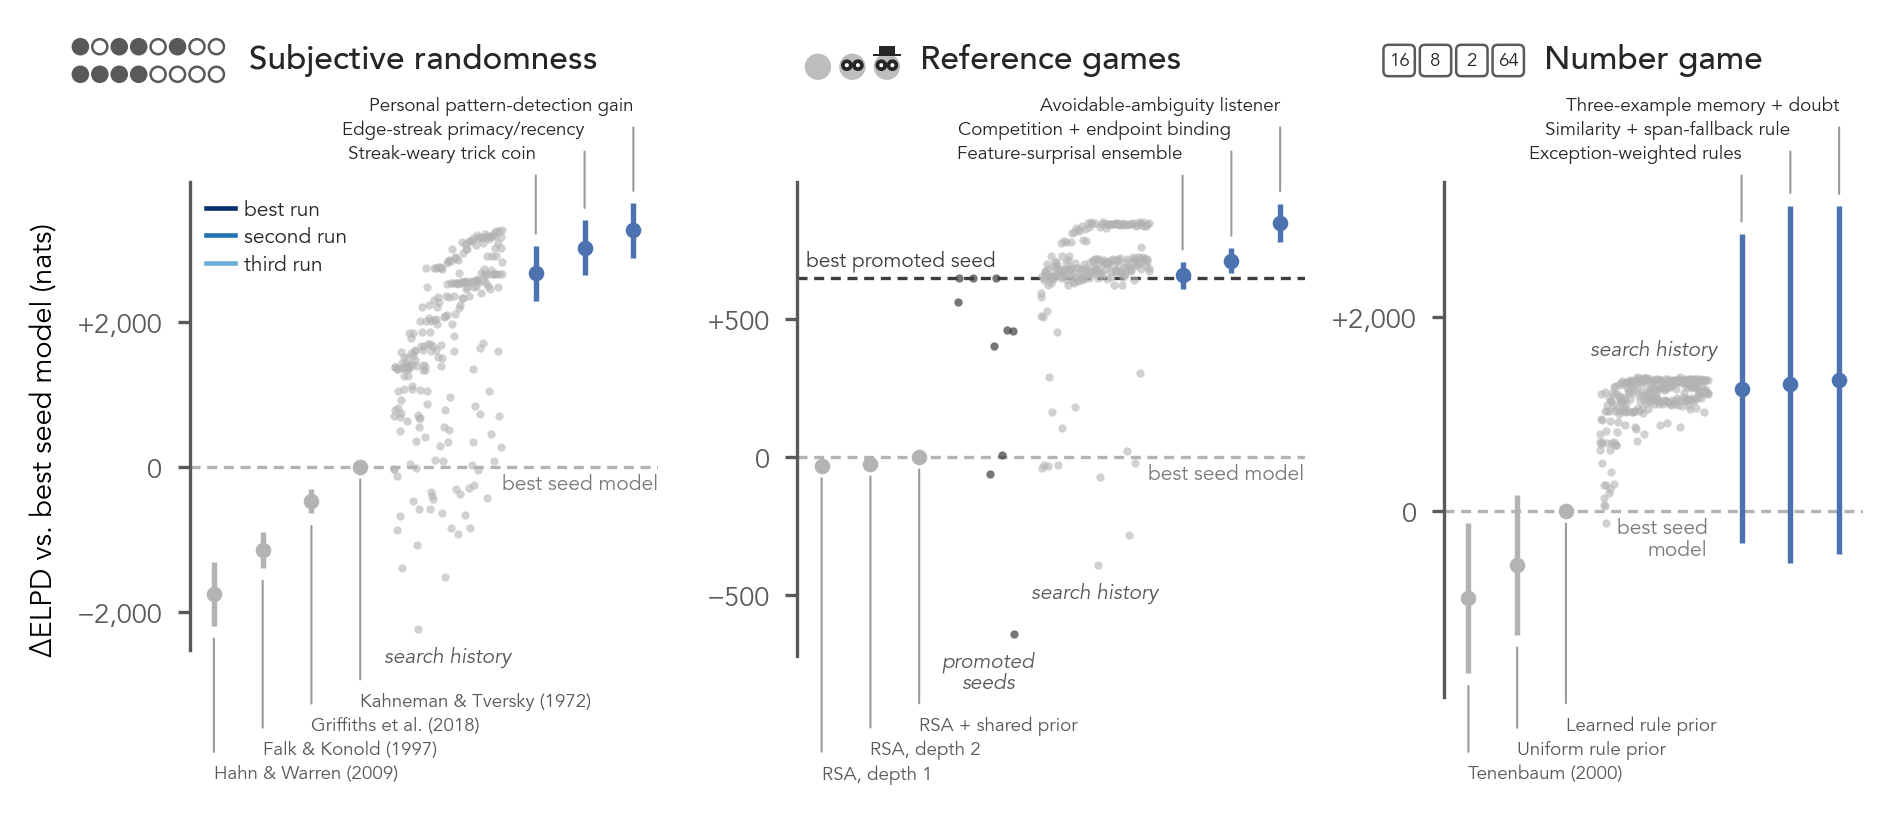

Generate this figure with Python:
"""Draft of the restyled Figure 2 (throwaway; folded into scripts/paper once the look is agreed).

Run: uv run python data/paper/work/fig2_draft/fig2_draft.py
"""
import json
from pathlib import Path

import matplotlib

matplotlib.use("Agg")
import matplotlib.font_manager as fm  # noqa: E402
import matplotlib.pyplot as plt  # noqa: E402
import numpy as np  # noqa: E402
import yaml  # noqa: E402
from fontTools.ttLib import TTCollection  # noqa: E402
from matplotlib.lines import Line2D  # noqa: E402
from matplotlib.ticker import FuncFormatter, MaxNLocator  # noqa: E402
from pyprojroot import here  # noqa: E402

from scripts.paper.figures import NG_TEST_SETS, forest_rows, number_game_unseen_view  # noqa: E402

OUT = here() / "data" / "paper" / "work" / "fig2_draft"

# --- house style (rational-reps plot_utils: Avenir, its palette, open axes) ---
AVENIR = Path.home() / ".fonts" / "Avenir.ttc"
FACES = {"Avenir Book": 0, "Avenir Book Oblique": 1, "Avenir Medium": 8}  # TTC face indices


def setup_style():
    """Avenir Book for text, Medium for titles, Book Oblique for italics. matplotlib reads only
    a TTC's first face, so each face is written out once as its own TTF."""
    collection = TTCollection(str(AVENIR))
    for name, index in FACES.items():
        path = OUT / "fonts" / f"{name.replace(' ', '')}.ttf"
        if not path.exists():
            path.parent.mkdir(parents=True, exist_ok=True)
            collection.fonts[index].save(str(path))
        fm.fontManager.addfont(str(path))
    plt.rcParams.update({
        "font.family": "Avenir", "pdf.fonttype": 42, "ps.fonttype": 42, "mathtext.fontset": "cm",
        "axes.spines.top": False, "axes.spines.right": False,
        "axes.linewidth": 0.8, "xtick.major.width": 0.8, "ytick.major.width": 0.8,
        "xtick.major.size": 3, "ytick.major.size": 3,
        "font.size": 7, "axes.titlesize": 8, "axes.labelsize": 7,
        "xtick.labelsize": 6.5, "ytick.labelsize": 6.5, "legend.fontsize": 6.5,
        "axes.edgecolor": INK_2, "xtick.color": INK_2, "ytick.color": INK_2, "text.color": INK,
    })


INK, INK_2 = "#262626", "#595959"
BLUE, ORANGE, PURPLE, GRAY, GREEN = "#4C72B0", "#DD8452", "#8172B3", "#8C8C8C", "#55A868"  # rational-reps palette
COLOR_DISCOVERED, COLOR_SEED, COLOR_PROMOTED, COLOR_OTHER = BLUE, "#b3b3b3", "#3d3d3d", "#b3b3b3"
SEED_LABEL = "#7a7a7a"  # the best seed line's label: darker than the line, to read
TITLE_FONT = {"family": "Avenir", "weight": "medium"}

TITLES = {"subjective_randomness": "Subjective randomness", "rsa": "Reference games",
          "number_game": "Number game"}


def subtitle(domain, data):
    return {"subjective_randomness": "LOO, all runs pooled · 23,104 trials",
            "rsa": "pre-registered held-out experiment · 14,404 trials",
            "number_game": f"{NG_TEST_SETS[NG_TEST_SET]} · {data['n_responses']:,} responses"}[domain]


# --- data --------------------------------------------------------------------

def load():
    fd = here() / "data" / "paper" / "figure_data"
    data = {d: json.loads((fd / f"{d}.json").read_text()) for d in TITLES}
    # The number game is scored on what no run drew (Figure 2's column; scripts/paper/figures.py).
    unseen = json.loads((here() / "data/paper/number_game_unseen_items.json").read_text())
    data["number_game"] = number_game_unseen_view(data["number_game"], unseen, NG_TEST_SET)
    data["number_game"]["n_responses"] = unseen[NG_TEST_SET]["n_responses"]
    names = yaml.safe_load((here() / "scripts/paper/model_names.yaml").read_text())
    papers = yaml.safe_load((here() / "scripts/paper/seed_papers.yaml").read_text())
    return data, names, papers


def rsa_vs_textbook(rows, data):
    """Re-zero reference games on the best textbook seed (Frank & Goodman's RSA with a shared
    prior): every value shifted. The winners keep the SE of the pre-registered test (paired with
    the best promoted seed, whose line the figure draws); the seeds' SEs are dropped."""
    shift = -data["best_textbook"]["diff"]
    out = []
    for r in rows:
        r = dict(r)
        if r["kind"] == "winner":
            r["diff"] += shift
        elif r["kind"] == "nonwinning":
            r["values"] = [v + shift for v in r["values"]]
        else:
            r.update(diff=r["diff"] + shift, se=None)
        out.append(r)
    promoted = set(data["promoted_seeds"])
    seeds = [r for r in out if r["kind"] == "seed" and r["model"] not in promoted]
    seeds.append({"kind": "seed", "model": "rsa_l1_shared_prior", "label": "RSA + shared prior",
                  "paper": "Frank & Goodman, 2012", "diff": 0.0, "se": 0.0})
    promo = [r["diff"] for r in out if r["kind"] == "seed" and r["model"] in promoted]
    rest = [r for r in out if r["kind"] != "seed"]
    rest.append({"kind": "promoted", "label": "Promoted seeds", "values": promo})
    return rest + sorted(seeds, key=lambda r: -r["diff"])



HISTORY = {"subjective_randomness": "data/results/human_experiment_sr-oct26/collected/{run}/subjective_randomness",
           "number_game": "data/results/number_game_dataset-nov26/collected/{run}/number_game",
           "rsa": "data/rsa/live/live_rsa_{run}/outputs"}


def incumbent_paths(domain, data):
    """Per run (in the figure data's run order): the loop's own choice over time, as (progress
    through the run's strip, the chosen model's test value) at every step of every experiment.
    The choice is each step's ``best_model``; progress is the share of the run's strip models
    the loop had admitted by then."""
    if domain == "rsa":
        shift = -data["best_textbook"]["diff"]
        runs = {r["run"]: r for r in data["runs"]}
        value = {run: {m: v + shift for m, v in {**r["pruned_during_run"], **r["others_at_end"],
                                                  **{k: d["diff"] for k, d in r["vs_best_seed"].items()}}.items()}
                 for run, r in runs.items()}
        order = {run: {**r["pruned_order"], **r["others_order"]} for run, r in runs.items()}
        strip = {run: [*r["pruned_during_run"], *r["others_at_end"]] for run, r in runs.items()}
    else:
        pooled = data["pooled"]
        sep = "__"
        every = {**pooled["pruned_during_run"], **pooled["others_at_end"]}
        orders = {**pooled["pruned_order"], **pooled["others_order"]}
        seeds = {m: d["diff"] for m, d in pooled["vs_best_seed"].items()}
        runs = {run: None for run in pooled["runs"]}
        value = {run: {**seeds, **{l.split(sep, 1)[1]: v for l, v in every.items() if l.startswith(run + sep)}}
                 for run in runs}
        order = {run: {l.split(sep, 1)[1]: o for l, o in orders.items() if l.startswith(run + sep)} for run in runs}
        strip = {run: [l.split(sep, 1)[1] for l in every if l.startswith(run + sep)] for run in runs}
    paths = []
    for run in runs:
        ranked = sorted(strip[run], key=order[run].get)
        n = len(ranked)
        seen, path, missing = set(), [], set()
        for exp in (1, 2, 3):
            steps = json.loads((here() / HISTORY[domain].format(run=run) / f"experiment{exp}/model_loop/history.json").read_text())
            for st in steps:
                seen |= set(st.get("standing") or st.get("elpd_loo") or {})
                k = sum(m in seen for m in ranked)
                best = st["best_model"]
                if best not in value[run]:
                    missing.add(best)
                    continue
                path.append(((max(k, 1) - 1) / (n - 1), value[run][best]))
        if missing:
            print(f"[{domain} {run}] incumbents with no test value: {sorted(missing)}")
        paths.append(path)
    return paths


# --- drawing -----------------------------------------------------------------

BY_RUN = False
NG_TEST_SET = "unseen_example_sets"  # or "unseen_items" (--ng-unseen-items)
RUN_COLORS = ["#08306b", "#2171b5", "#6baed6"]  # a panel's runs by their best model, best (darkest) first
WIDTH = {"winner": 1.0, "seed": 1.0, "nonwinning": 2.6, "promoted": 1.8}
CAPTION_ABOVE = {"number_game"}  # its strip reaches the zero line, its winners cross it: captions moved
STRIP_LABEL = {"nonwinning": "search history", "promoted": "promoted\nseeds"}


def columns(rows):
    """Left to right: literature seeds (worst first), promoted seeds, the other auto-psych
    models, the best discovered models (worst first)."""
    order = {"seed": 0, "promoted": 1, "nonwinning": 2, "winner": 3}
    return sorted(rows, key=lambda r: (order[r["kind"]], r.get("diff", 0)))


def seed_label(r, cols):
    """A seed by its paper ("Hahn & Warren (2009)"), by its own name where the paper is shared
    (Frank & Goodman's three RSA models) or there is none."""
    papers = [c.get("paper") for c in cols if c["kind"] == "seed"]
    if r["paper"] is None or papers.count(r["paper"]) > 1:
        return r["label"]
    return r["paper"].replace(", ", " (") + ")"


CAPTIONS = {}  # per panel: the strips' captions, kept clear of the bottom band
BANDS = {}  # per panel: (top names, bottom names), placed once the layout is final
NAME_PT = 4.5  # the models' names
CAPTION_PT = 5.0  # the strips' captions and the lines' labels
LINE_PT = 5.8  # one line of a name band


def place_bands(fig):
    """Name the models in two bands, one line each, a thin leader to each point: the best
    discovered models at the top (the best on the top line, each name ending at its column),
    the seeds and the strips at the bottom (left to right from the bottom line, each name
    starting at its column). In that order no leader crosses a name."""
    fig.canvas.draw()
    data_lo, data_hi = {}, {}
    for ax, (top, bottom) in BANDS.items():
        data_lo[ax], data_hi[ax] = ax.get_ylim()
        ticks = MaxNLocator(4, steps=[1, 2, 2.5, 5, 10]).tick_values(data_lo[ax], data_hi[ax])
        ax.set_yticks([v for v in ticks if data_lo[ax] <= v <= data_hi[ax]])
        height_pt = ax.bbox.height * 72 / fig.dpi
        t_pt, b_pt = len(top) * LINE_PT + 4, len(bottom) * LINE_PT + 4
        mid_pt = height_pt - t_pt - b_pt
        lo, hi = data_lo[ax], data_hi[ax]
        for caption in CAPTIONS.get(ax, []):  # keep each caption (hung below its strip) above the band
            r = (caption.get_window_extent().height * 72 / fig.dpi + 6) / mid_pt
            lo = min(lo, (caption.xy[1] - r * hi) / (1 - r))
        span = (hi - lo) / mid_pt * height_pt
        lo, hi = lo - b_pt / height_pt * span, hi + t_pt / height_pt * span
        ax.set_ylim(lo, hi)
        ax.spines["left"].set_bounds(data_lo[ax], data_hi[ax])  # the axis spans the data, not the bands
        per_pt = (hi - lo) / height_pt
        renderer, inv = fig.canvas.get_renderer(), ax.transData.inverted()
        right = inv.transform((ax.bbox.x1, 0))[0]
        leader = {"arrowstyle": "-", "color": "#9a9a9a", "lw": 0.5, "shrinkA": 1, "shrinkB": 3}
        for k, (text, x, y) in enumerate(sorted(top, key=lambda n: -n[1])):
            yt = hi - (k + 0.5) * LINE_PT * per_pt
            name = ax.annotate(text, (x, y), xytext=(x, yt), ha="right", va="center", fontsize=NAME_PT,
                               color=INK, arrowprops={**leader, "relpos": (1, 0.5)}, annotation_clip=False)

        for k, (text, x, y, style) in enumerate(sorted(bottom, key=lambda n: n[1])):
            yt = lo + (k + 0.5) * LINE_PT * per_pt
            name = ax.annotate(text, (x, y), xytext=(x, yt), ha="left", va="center", fontsize=NAME_PT,
                               color=INK_2, style=style, annotation_clip=False,
                               arrowprops={**leader, "relpos": (0, 0.5)})
            box = name.get_window_extent(renderer)
            if box.x1 > ax.bbox.x1:  # past the panel's right edge: end the name there
                shift = ax.transData.inverted().transform((box.width, 0))[0] - ax.transData.inverted().transform((0, 0))[0]
                name.set_position((right - shift, yt))
        ax.set_ylim(lo, hi)


def draw_panel(ax, domain, rows):
    rng = np.random.default_rng(0)
    # Each run's shade is its rank by its best model: the best run darkest.
    winners = sorted((r for r in rows if r["kind"] == "winner"), key=lambda r: -r["diff"])
    rank = {r["run"]: k for k, r in enumerate(winners)}
    rows = [{**r, "run": rank[r["run"]]} if r["kind"] == "winner" else
            {**r, "runs": [rank[k] for k in r["runs"]],
             "paths": {rank[k]: path for k, path in enumerate(r["paths"])}} if r["kind"] == "nonwinning" else r
            for r in rows]
    cols = columns(rows)
    widths = np.asarray([WIDTH[c["kind"]] for c in cols])
    xs = np.cumsum(widths) - widths / 2
    ax.axhline(0, color=COLOR_SEED, lw=0.8, ls=(0, (3, 2)), zorder=0)
    if domain in CAPTION_ABOVE:  # the winners' bars cross the line at the right edge: end it at the strip's
        strip_end = next(x + 0.425 * w for x, w, c in zip(xs, widths, cols) if c["kind"] == "nonwinning")
        ax.annotate("best seed\nmodel", (strip_end, 0), xytext=(0, -1.5), textcoords="offset points",
                    ha="right", va="top", fontsize=CAPTION_PT, color=SEED_LABEL, linespacing=1.0)
    else:
        ax.annotate("best seed model", (1, 0), xycoords=("axes fraction", "data"), xytext=(0, -1.5),
                    textcoords="offset points", ha="right", va="top", fontsize=CAPTION_PT, color=SEED_LABEL)
    promoted = [c for c in cols if c["kind"] == "promoted"]
    if promoted:  # the best promoted seed: the pre-registered bar
        bar = max(promoted[0]["values"])
        ax.axhline(bar, color=COLOR_PROMOTED, lw=0.8, ls=(0, (3, 2)), zorder=0)
        ax.annotate("best promoted seed", (0, bar), xycoords=("axes fraction", "data"), xytext=(2, 1.5),
                    textcoords="offset points", ha="left", va="bottom", fontsize=CAPTION_PT, color=COLOR_PROMOTED)
    top, bottom = [], []
    for x, w, c in zip(xs, widths, cols):
        if c["kind"] in STRIP_LABEL:
            vals = np.asarray(c["values"], float)
            if c["kind"] == "promoted":
                ax.scatter(x + rng.uniform(-0.35, 0.35, len(vals)) * w, vals, s=4, color=COLOR_PROMOTED,
                           alpha=0.7, linewidths=0, zorder=2)
            else:  # left to right in the order each run admitted them
                at = x + (np.asarray(c["progress"]) - 0.5) * 0.85 * w
                runs = np.asarray(c["runs"])
                if not BY_RUN:
                    ax.scatter(at, vals, s=4, c=COLOR_OTHER, alpha=0.6, linewidths=0, zorder=2)
                for k in sorted(set(runs)) if BY_RUN else []:
                    order = np.argsort(at[runs == k])
                    xk, yk = at[runs == k][order], vals[runs == k][order]
                    layer = 3 - k  # the best run on top
                    ax.scatter(xk, yk, s=3, color=RUN_COLORS[k], alpha=0.3, linewidths=0, zorder=2)
                    px, py = zip(*c["paths"][k])  # the loop's own choice at each step, at its test value
                    ax.step(x + (np.asarray(px) - 0.5) * 0.85 * w, py, where="post", color=RUN_COLORS[k],
                            lw=1.1, zorder=2.5 + 0.1 * layer)
            if domain in CAPTION_ABOVE and c["kind"] == "nonwinning":
                ax.annotate(STRIP_LABEL[c["kind"]], (x, vals.max()), xytext=(0, 4), textcoords="offset points",
                            ha="center", va="bottom", fontsize=CAPTION_PT, color=INK_2, style="italic")
                continue
            CAPTIONS.setdefault(ax, []).append(ax.annotate(STRIP_LABEL[c["kind"]], (x, vals.min()),
                        xytext=(0, -4), textcoords="offset points", ha="center", va="top",
                        fontsize=CAPTION_PT, color=INK_2, style="italic", linespacing=1.0))
            continue
        color = (RUN_COLORS[c["run"]] if BY_RUN else COLOR_DISCOVERED) if c["kind"] == "winner" else COLOR_SEED
        half = 2 * (c["se"] or 0.0)
        if c["se"]:
            ax.plot([x, x], [c["diff"] - half, c["diff"] + half], color=color, lw=1.3,
                    solid_capstyle="butt", zorder=3)
        ax.scatter([x], [c["diff"]], s=14, color=color, zorder=4, linewidths=0)
        if c["kind"] == "winner":
            top.append((c["label"], x, c["diff"] + half))
        else:
            bottom.append((seed_label(c, cols), x, c["diff"] - half, "normal"))
    ax.set_xticks([])
    BANDS[ax] = (top, bottom)
    ax.tick_params(axis="x", length=0, pad=3)
    ax.spines["bottom"].set_visible(False)
    ax.set_xlim(0, xs[-1] + widths[-1] / 2)
    ax.yaxis.set_major_locator(MaxNLocator(4, steps=[1, 2, 2.5, 5, 10]))
    ax.yaxis.set_major_formatter(FuncFormatter(lambda v, _: f"{v:+,.0f}".replace("-", "−") if v else "0"))
    ax.set_title(TITLES[domain], loc="center", fontdict=TITLE_FONT, pad=6)


def main():
    setup_style()
    data, names, papers = load()
    rows = {d: forest_rows(d, data[d], names[d], papers[d]) for d in data}
    rows["rsa"] = rsa_vs_textbook(rows["rsa"], data["rsa"])
    for d in data:
        paths = incumbent_paths(d, data[d])
        rows[d] = [{**r, "paths": paths} if r["kind"] == "nonwinning" else r for r in rows[d]]
    widths = [sum(WIDTH[r["kind"]] for r in rows[d]) if d in rows else 9.0 for d in TITLES]
    fig, axes = plt.subplots(1, 3, figsize=(7.2, 3.0), gridspec_kw={"wspace": 0.3, "width_ratios": widths})
    for ax, d in zip(axes, TITLES):
        if d not in rows:  # pending: the title (and its icon) over a placeholder
            ax.set_xticks([]); ax.set_yticks([])
            for side in ax.spines.values():
                side.set_visible(False)
            ax.text(0.5, 0.5, "November results pending", transform=ax.transAxes, ha="center", va="center",
                    fontsize=CAPTION_PT, color=INK_2, style="italic")
            ax.set_title(TITLES[d], loc="center", fontdict=TITLE_FONT, pad=6)
            continue
        draw_panel(ax, d, rows[d])
    key = [Line2D([], [], color=c, lw=1.1, label=f"{name} run") for name, c in zip(["best", "second", "third"], RUN_COLORS)]

    axes[0].set_ylabel("ΔELPD vs. best seed model (nats)")
    place_bands(fig)
    # The runs' key: the leftmost panel's upper left, just below its band of names.
    axes[0].legend(handles=key, loc="upper left", bbox_to_anchor=(0, axes[0].spines["left"].get_bounds()[1]),
                   bbox_transform=axes[0].get_yaxis_transform(), frameon=False, fontsize=CAPTION_PT,
                   handlelength=1.4, handletextpad=0.4, labelspacing=0.3, borderaxespad=0.4)
    # each panel's stimulus icon, just left of its centred title
    from data.paper.work.icons.icons import STIMULI
    fig.canvas.draw()
    to_fig = fig.transFigure.inverted()
    for ax, d in zip(axes, TITLES):
        box = ax.title.get_window_extent()
        (x0, y0), (x1, y1) = to_fig.transform((box.x0, box.y0)), to_fig.transform((box.x1, box.y1))
        draw, aspect = STIMULI[d]
        h = 1.9 * (y1 - y0)
        w = h * aspect * fig.get_figheight() / fig.get_figwidth()
        draw(fig.add_axes((x0 - w - 0.008, (y0 + y1) / 2 - h / 2, w, h)))
    suffix = "_by_run" if BY_RUN else ""
    for ext in ("png", "pdf"):
        fig.savefig(OUT / f"fig2_draft{suffix}.{ext}", dpi=300, bbox_inches="tight")


if __name__ == "__main__":
    import sys
    BY_RUN = "--by-run" in sys.argv
    NG_TEST_SET = "unseen_items" if "--ng-unseen-items" in sys.argv else NG_TEST_SET
    main()
